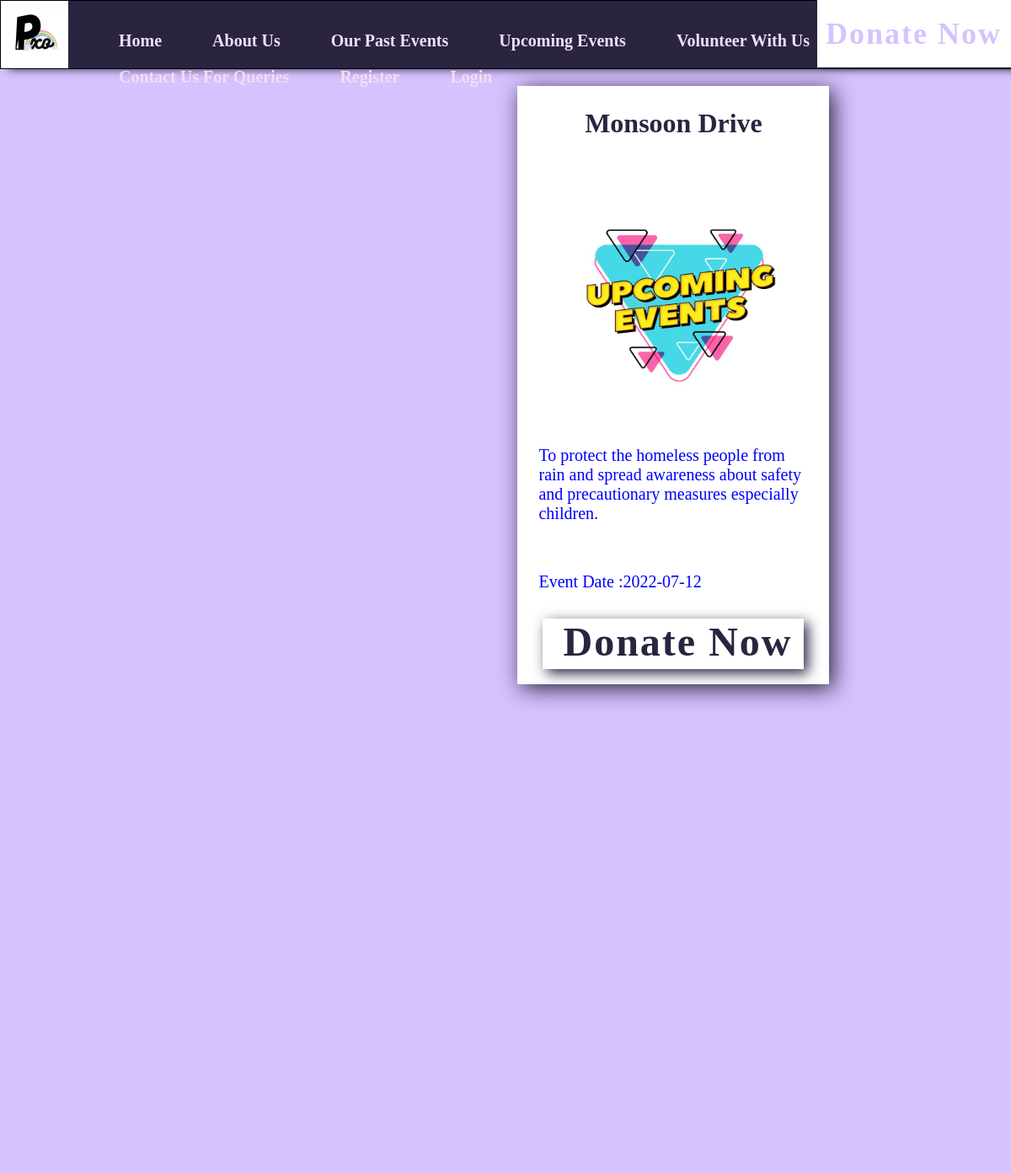
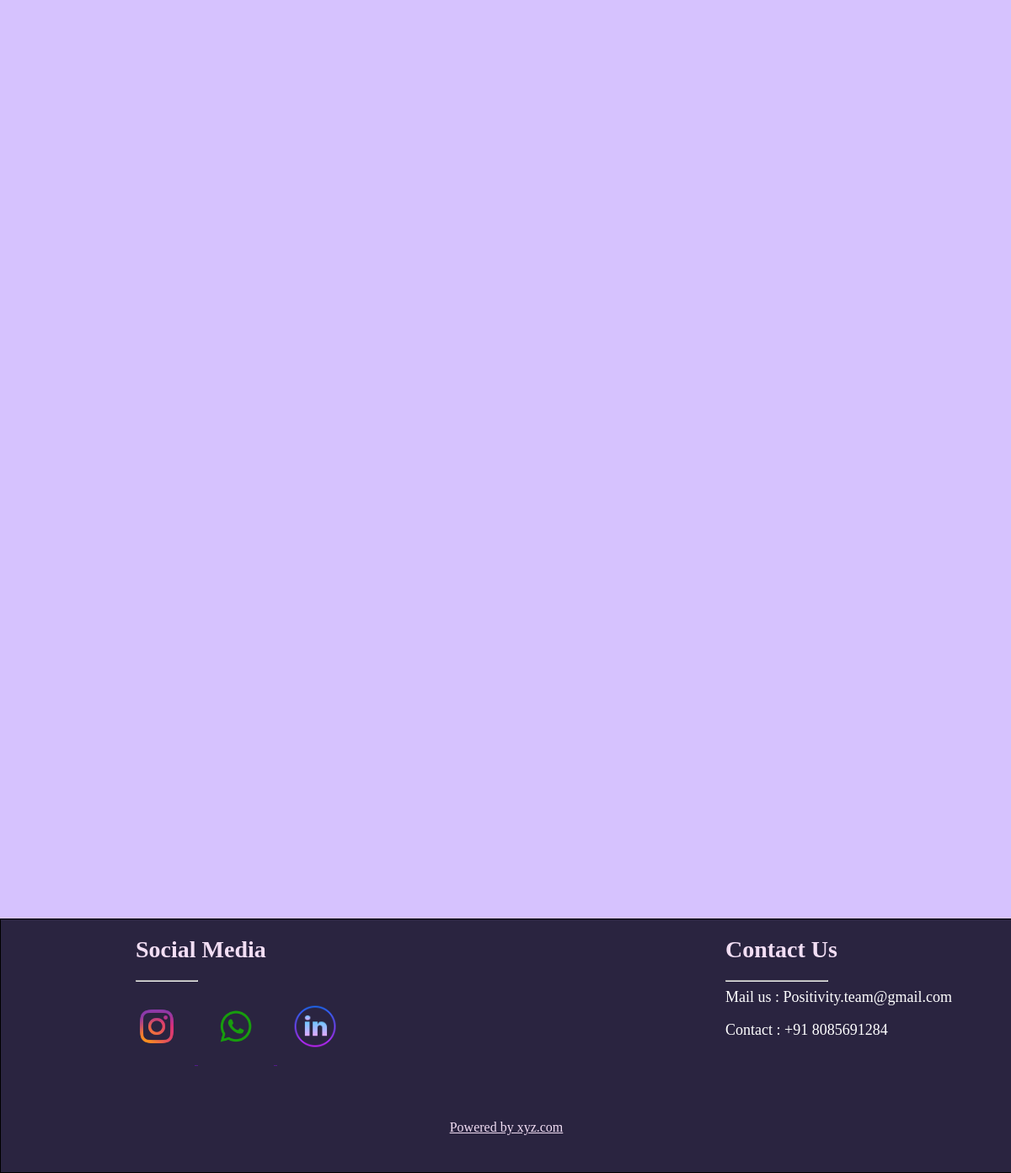
Screenshot of /UpcomingEvents.php with the database file from the repository (2 pictures, top to bottom).
### tables this page shows
CREATE TABLE IF NOT EXISTS `upcomingevent` (
  `eid` int(11) NOT NULL AUTO_INCREMENT,
  `eventname` varchar(20) NOT NULL,
  `edes` text NOT NULL,
  `edate` date NOT NULL,
  `ereg_date` date NOT NULL,
  PRIMARY KEY (`eid`)
);

### UpcomingEvents.php (the view, shortened to what this page needs)
<?php
 include('header.php');
?>
 <div id='content'>
 <div id='eventcontent'>
  <?php
  include("dbconnect.php");
  $getEvents = mysqli_query($con ,"Select * from upcomingevent" );
  while($row=mysqli_fetch_array($getEvents)){
    echo("<div class='events'>");
    echo("<h1>". $row['eventname']  ."</h1>");
    echo("<br> <img src='images/upcomingposter.jpg' class='displayimg'>");
    echo("<br> <p>" .$row["edes"] . "</p> ");
    echo("<br> <p> Event Date :" .$row["edate"] . "</p> ");
    echo("<div class='donatenow'>" . "<a href='donationForm.php' class='donatenowlink'>"." <H1>" ." Donate Now " . "</H1> </a>
    </div>");
    echo("</div>");
}
   ?>
 </div>
 </div>
<?php
  include('footer.php');
 ?>

### style.css (style rules this page uses)
body { margin: 0px; padding: 0px; background-color: #D6C2FE; position: relative; }
#content { min-height: 1000px; width: 100%; }
#eventcontent { min-height: 2400px; width: 100%; }
.events { width: 30%; padding: 5px; background-color: #ffffff; min-height: 700px; margin-left: 30px; margin-top: 20px; box-shadow: 5px 5px 25px #2A2440; float: left; }
.events h1 { color: #2A2440; text-align: center; }
.displayimg { width: 90%; margin-left: 25px; height: 300px; }
.events p { font-size: 20px; color: blue; margin: 20px; }
.donatenow { background-color: white; height: 60px; width: 300px; color: #2A2440; box-shadow: 5px 5px 15px #2A2440; padding-left: 10px; margin: 0px auto; }
.donatenowlink { text-decoration: none; font-size: 24px; letter-spacing: 2px; }

### rows the page displays
upcomingevent: eventname "Monsoon Drive", edes "To protect the homeless people from rain and spread awareness about safety and precautionary measures especially children.", edate "2022-07-12"
